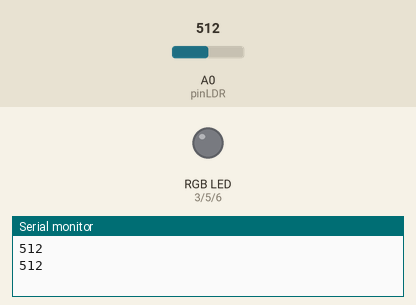
A sketch run on a simulated Arduino Uno, built with avr-gcc and run on an emulated ATmega328P. On the bench: an RGB LED mixed from three pins (HIGH = lit), the last lines printed to the serial monitor. The inputs (shaded band) are chosen by the test bench; at power-on: A0 (pinLDR) = 512. Dim RGB values are drawn brighter than linear.

Above: at 3.8 s.
3.9 s: A0 (pinLDR) set to 716
At 4.3 s:
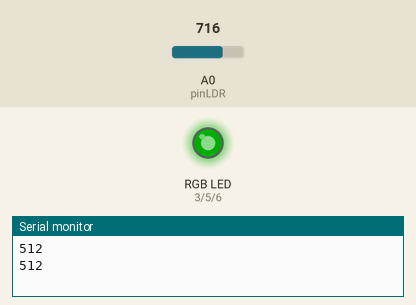
11.6 s: A0 (pinLDR) set to 778
At 12.4 s:
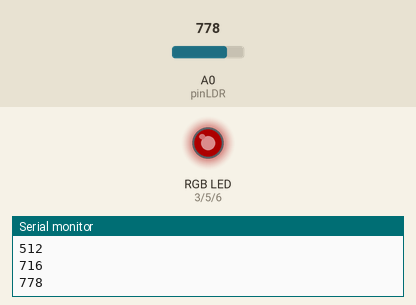
19.3 s: A0 (pinLDR) set to 758
At 20.4 s:
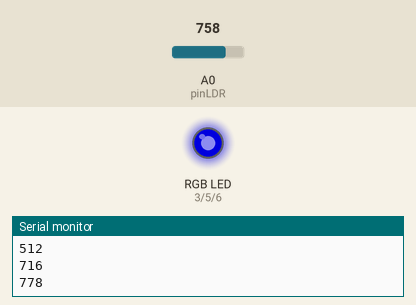
23.2 s: A0 (pinLDR) set to 511
Timing chart, 0 to 28.1 s (numbered marks = the images above; inputs shaded):
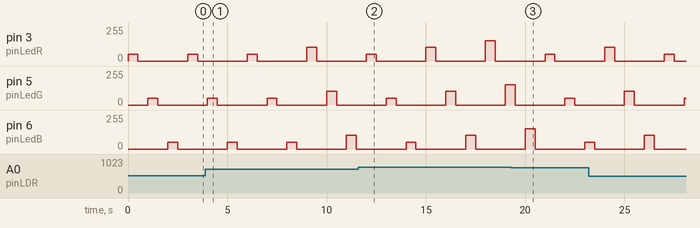

The sketch:

TrabalhoPrincipios.ino
```cpp
int pinLedR = 3;
int pinLedG = 5;
int pinLedB = 6;
int pinLDR = 0;
int valorLDR = 0;

void setup()
{
  pinMode(pinLedR, OUTPUT);
  pinMode(pinLedG, OUTPUT);
  pinMode(pinLedB, OUTPUT);

  Serial.begin(9600);
}

void loop()
{
  digitalWrite(pinLedR, LOW);
  digitalWrite(pinLedG, LOW);
  digitalWrite(pinLedB, LOW);

  valorLDR= analogRead(pinLDR);

  Serial.println(valorLDR);

  if(valorLDR > 223){
  analogWrite(pinLedR, 51);
  delay(500);
  analogWrite(pinLedR, 0);
  delay(500);
  analogWrite(pinLedG, 51);
  delay(500);
  analogWrite(pinLedG, 0);
  delay(500);
  analogWrite(pinLedB, 51);
  delay(500);
  analogWrite(pinLedB, 0);
  delay(500);
  }
  if(valorLDR > 512){
  analogWrite(pinLedR, 102);
  delay(500);
  analogWrite(pinLedR, 0);
  delay(500);
  analogWrite(pinLedG, 102);
  delay(500);
  analogWrite(pinLedG, 0);
  delay(500);
  analogWrite(pinLedB,102);
  delay(500);
  analogWrite(pinLedB, 0);
  delay(500);
  }
  if(valorLDR > 768){
  analogWrite(pinLedR, 153);
  delay(500);
  analogWrite(pinLedR, 0);
  delay(500);
  analogWrite(pinLedG, 153);
  delay(500);
  analogWrite(pinLedG, 0);
  delay(500);
  analogWrite(pinLedB, 153);
  delay(500);
  analogWrite(pinLedB, 0);
  delay(500);
  }
  if(valorLDR > 845){
  analogWrite(pinLedR, 204);
  delay(500);
  analogWrite(pinLedR, 0);
  delay(500);
  analogWrite(pinLedG, 204);
  delay(500);
  analogWrite(pinLedG, 0);
  delay(500);
  analogWrite(pinLedB, 204);
  delay(500);
  analogWrite(pinLedB, 0);
  delay(500);
  }
  if(valorLDR > 956){
  analogWrite(pinLedR, 255);
  delay(100);
  analogWrite(pinLedR, 0);
  delay(100);
  analogWrite(pinLedG, 255);
  delay(100);
  analogWrite(pinLedG, 0);
  delay(100);
  analogWrite(pinLedB, 255);
  delay(100);
  analogWrite(pinLedB, 0);
  delay(100);}
}
```
